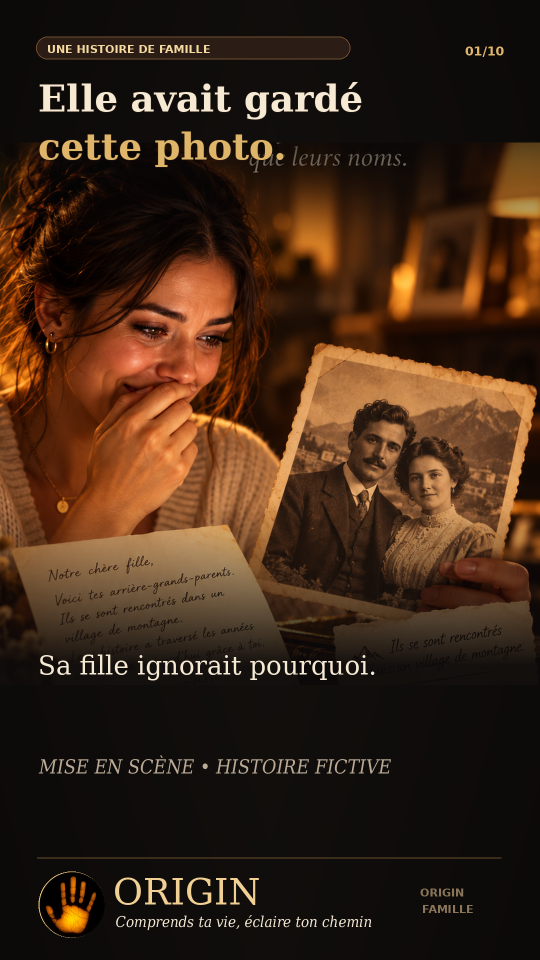
#> input picture campagnes/famille_tiktok_la_photo/VISUELS_9_16_1080x1920/01_la_photo_intrigante.png, 1080 x 1920 px, given in place of logo_origin.jpg, which was not available (shown at 1/2 size)
$ python intro_logo.py ../famille_tiktok_la_photo/VISUELS_9_16_1080x1920/01_la_photo_intrigante.png
#> lines starting #> are read from the running program, lines starting #| are printed output that depends on the picture; pictures that were not available may be replaced by others from this repository, and a replacement may not be noted
#!/usr/bin/env python3
"""Intro logo ORIGIN facon « ta-dum » Netflix — 1080x1920, 3,8 s, avec son.

0,0-0,45 s  point de lumiere -> flare anamorphique horizontal
0,45 s      « TA » : l'eclipse s'allume (revelation circulaire a bord lumineux)
0,90 s      « DUM » : flash, onde de choc, logo plein feu avec punch + aberration chromatique
0,9-2,6 s   tenue : poussee lente, rayons de lumiere, halo qui respire, poussiere doree
2,6-3,8 s   plongee dans la main : zoom accelere + trainees radiales dorees -> noir

Usage : python3 intro_logo.py [--carre]   (--carre : version 1080x1080 en plus)
"""
import os
import subprocess
import sys
import wave

import numpy as np
from PIL import Image, ImageFilter

HERE = os.path.dirname(os.path.abspath(__file__))
FPS = 30
DUR = 3.8
T_TA, T_DUM, T_DIVE = 0.45, 0.90, 2.6
GOLD = np.array([1.0, 0.76, 0.36], np.float32)


def ease(x):
    x = np.clip(x, 0, 1)
    return x * x * x * (x * (6 * x - 15) + 10)


def ease_in(x):
    return np.clip(x, 0, 1) ** 3


def ease_out(x):
    return 1 - (1 - np.clip(x, 0, 1)) ** 3


def build(W, H):
    src = Image.open(os.path.join(HERE, "logo_origin.jpg")).convert("RGB")
    sw, sh = src.size
    # centre du logo (cercle) dans le visuel source
    lcx, lcy, lr = 610 / 1220 * sw, 1340 / 2712 * sh, 300 / 1220 * sw
    scale = 0.82 * W / sw  # marge pour le mot ORIGIN pendant les zooms
    big = src.resize((int(sw * scale * 2), int(sh * scale * 2)), Image.LANCZOS)
    k = scale * 2
    cx, cy, R = lcx * k, lcy * k, lr * k

    # [6 lines left out: function cam, not called in this run]

    # rayons de lumiere precalcules (flou radial des parties claires)
    lum = np.asarray(big.convert("L"), np.float32) / 255.0
    bright = Image.fromarray((np.clip((lum - 0.55) / 0.45, 0, 1) * 255).astype(np.uint8))
    acc = np.zeros(lum.shape, np.float32)
    for s in np.linspace(1.0, 1.45, 18):
        bw, bh = big.size[0] / s, big.size[1] / s
        x0, y0 = cx - bw / 2 * 1, cy - bh / 2 * 1
        x0, y0 = cx - cx / s, cy - cy / s
        acc += np.asarray(bright.transform(big.size, Image.AFFINE, (1 / s, 0, x0, 0, 1 / s, y0), Image.BILINEAR), np.float32)
    rays = Image.fromarray(np.clip(acc / 18 * 1.6, 0, 255).astype(np.uint8)).filter(ImageFilter.GaussianBlur(6))
    rays = Image.merge("RGB", [rays] * 3)

    yy, xx = np.mgrid[0:H, 0:W].astype(np.float32)
    ocx, ocy = W / 2, H / 2
    dist = np.sqrt((xx - ocx) ** 2 + (yy - ocy) ** 2)
    R1 = R / 2  # rayon du cercle en sortie a z=1
    rng = np.random.default_rng(5)
    N = 90
    pts = dict(a=rng.uniform(0, 6.283, N), r=rng.uniform(R1 * 0.9, max(W, H) * 0.6, N),
               v=rng.uniform(0.02, 0.12, N), s=rng.uniform(1.0, 3.5, N) * W / 1080,
               b=rng.uniform(0.3, 1.0, N), ph=rng.uniform(0, 6.283, N))
    vign = (1 - 0.5 * np.clip((dist / (0.75 * max(W, H) / 2)) - 0.6, 0, 1))[..., None]

    # [85 lines left out: functions zoom_blur, chroma, frame, not called in this run]

    return frame


def sound(path):
    SR = 48000
    n = int(DUR * SR)
    L = np.zeros(n)
    Rr = np.zeros(n)
    rng = np.random.default_rng(1)

    def put(sig, t0, pan=0.0):
        i = int(t0 * SR)
        j = min(n, i + len(sig))
        L[i:j] += sig[: j - i] * np.sqrt((1 - pan) / 2)
        Rr[i:j] += sig[: j - i] * np.sqrt((1 + pan) / 2)

    def bp_noise(m, lo, hi):
        spec = np.fft.rfft(rng.standard_normal(m))
        f = np.fft.rfftfreq(m, 1 / SR)
        spec *= (f > lo) & (f < hi)
        x = np.fft.irfft(spec, m)
        return x / np.abs(x).max()

    # montee de lumiere (shimmer)
    m = int(T_TA * SR)
    tt = np.linspace(0, 1, m)
    put(bp_noise(m, 3000, 12000) * tt ** 2 * 0.12, 0)
    # TA : impact sourd
    m = int(0.6 * SR)
    t = np.arange(m) / SR
    ta = np.sin(2 * np.pi * (70 + 60 * np.exp(-t * 25)) * t) * np.exp(-t * 9) * 0.9
    ta += bp_noise(m, 100, 2000) * np.exp(-t * 40) * 0.25
    put(ta, T_TA)
    # DUM : boom + accord grave cuivre (La : 55, 110, 165, 220, 277)
    m = int((DUR - T_DUM) * SR)
    t = np.arange(m) / SR
    boom = np.sin(2 * np.pi * (38 + 45 * np.exp(-t * 7)) * t) * np.exp(-t * 1.6) * 1.0
    boom += bp_noise(m, 40, 400) * np.exp(-t * 14) * 0.5
    put(boom, T_DUM)
    env = (1 - np.exp(-t * 30)) * np.exp(-t * 0.6)
    for f, g in ((55, 0.35), (110, 0.30), (164.8, 0.22), (220, 0.15), (277.2, 0.10), (329.6, 0.07)):
        for pan, det in ((-0.5, 0.997), (0.5, 1.003)):
            saw = sum(np.sin(2 * np.pi * f * det * h * t) / h ** 1.3 for h in range(1, 9))
            put(saw * env * g * 0.5, T_DUM, pan)
    # whoosh de plongee
    m = int((DUR - T_DIVE) * SR)
    tt = np.linspace(0, 1, m)
    put(bp_noise(m, 300, 9000) * tt ** 2.5 * np.where(tt > 0.85, (1 - tt) / 0.15, 1) * 0.5, T_DIVE)
    put(np.sin(2 * np.pi * np.cumsum(300 + 1500 * tt ** 2) / SR) * tt ** 3 * 0.06, T_DIVE)

    # reverb
    out = np.stack([L, Rr], 1)
    m = int(2.2 * SR)
    t = np.arange(m) / SR
    size = 1 << int(np.ceil(np.log2(n + m)))
    for c in range(2):
        ir = rng.standard_normal(m) * np.exp(-t / 0.5)
        ir /= np.sqrt((ir ** 2).sum())
        wet = np.fft.irfft(np.fft.rfft(out[:, c], size) * np.fft.rfft(ir, size), size)[:n]
        out[:, c] = out[:, c] + wet * 0.9
    out = np.tanh(out * 1.3)
    out /= np.abs(out).max() / 0.9
    fade = int(0.25 * SR)
    out[-fade:] *= np.linspace(1, 0, fade)[:, None]
    with wave.open(path, "wb") as w:
        w.setnchannels(2)
        w.setsampwidth(2)
        w.setframerate(SR)
        w.writeframes((out * 32767).astype("<i2").tobytes())


def render(W, H, name, wav):
    frame = build(W, H)
#> in build, src is the input picture: PIL image 1080x1920 RGB; mean R, G, B 62, 39.4, 23.3
#> in build, `big = src.resize((int(sw * scale * 2), int(sh * scale * 2)), Image.LAN..`:
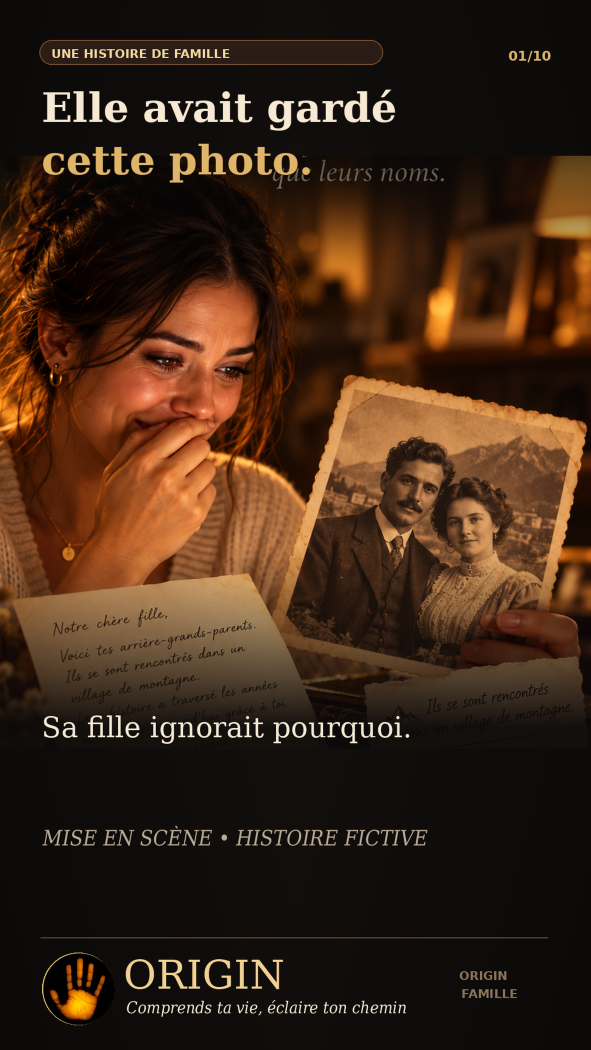
#> big: PIL image 1771x3148 RGB (shown at 1/3 size); mean R, G, B 62, 39.4, 23.3
#> in build, `lum = np.asarray(big.convert("L"), np.float32) / 255.0`:
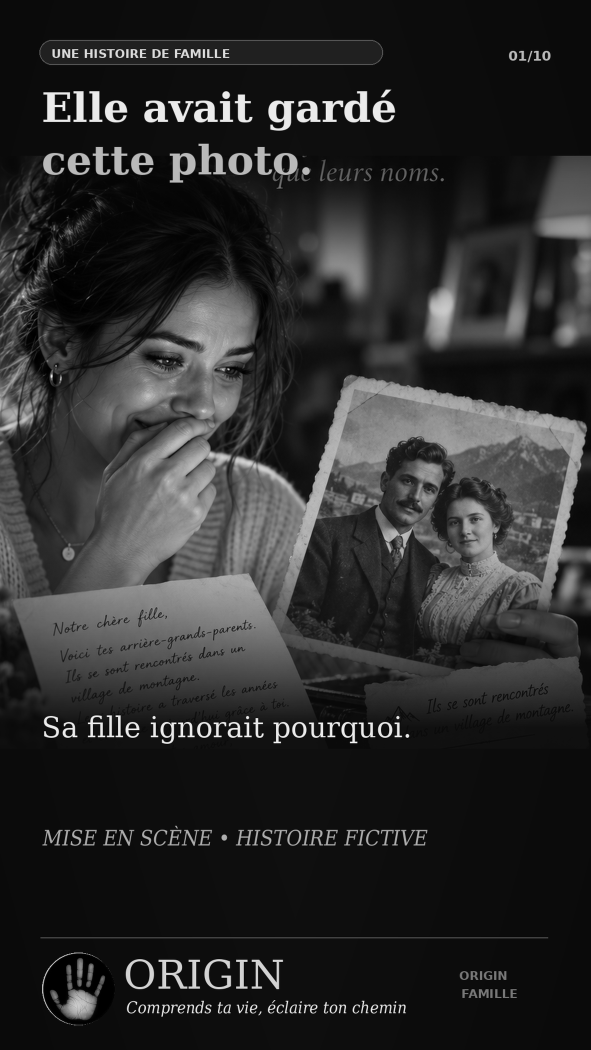
#> lum: shape (3148, 1771) float32 (shown at 1/3 size); min 0, max 1, mean 0.174
#> in build, `bright = Image.fromarray((np.clip((lum - 0.55) / 0.45, 0, 1) * 255).as..`:
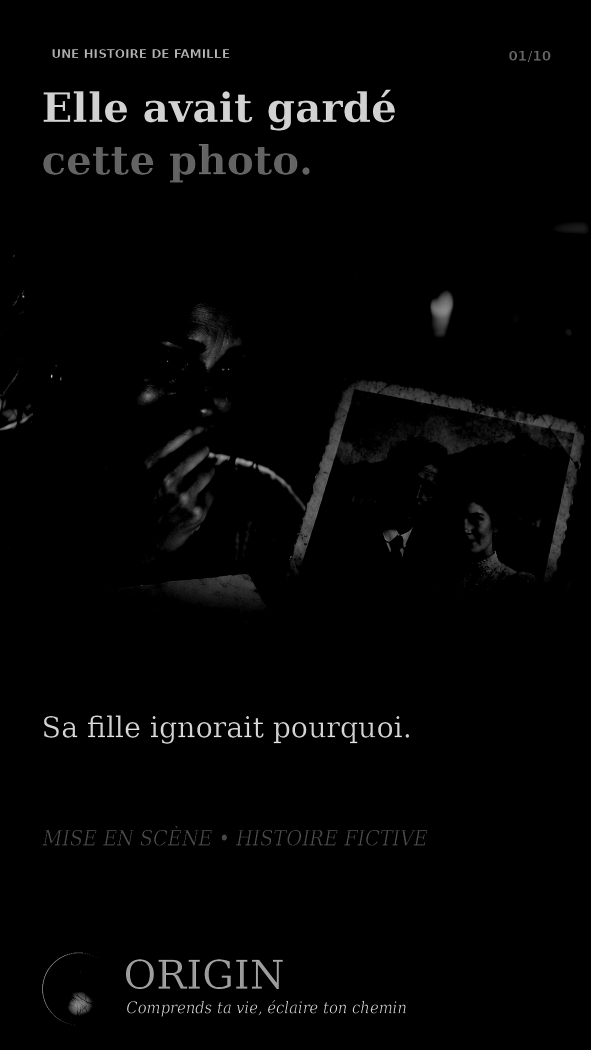
#> bright: PIL image 1771x3148 L (shown at 1/3 size); min 0, max 255, mean 4.7
#> the loop in build, `for s in np.linspace(1.0, 1.45, 18):` made 18 passes
#> pass 2, in build, `acc += np.asarray(bright.transform(big.size, Image.AFFINE, (1 / s, 0, ..`:
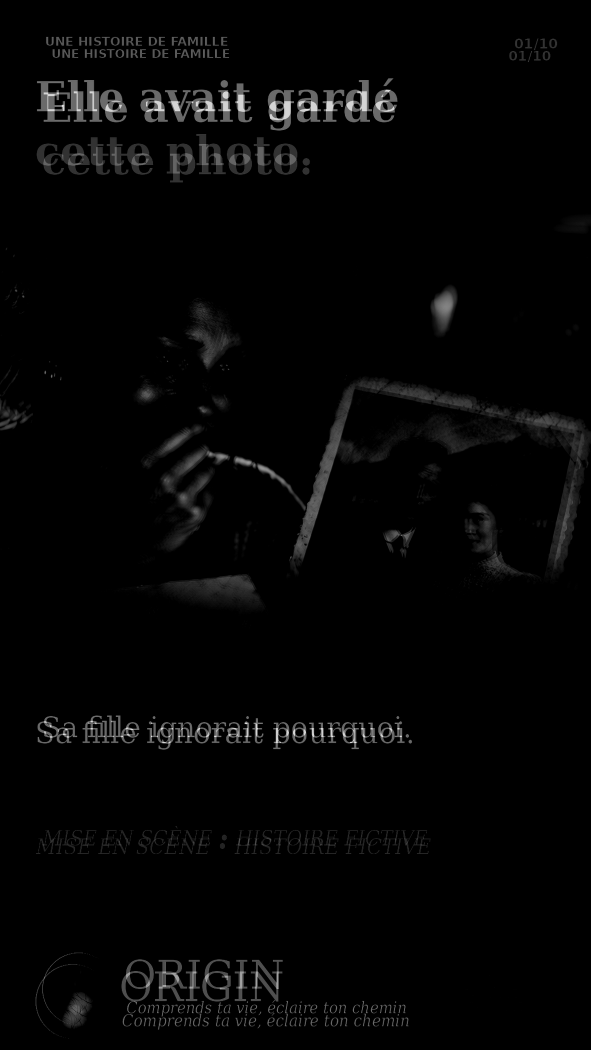
#> acc: shape (3148, 1771) float32 (shown at 1/3 size); min 0, max 504, mean 9.7; drawn with min black and max white
#> pass 3, in build, `acc += np.asarray(bright.transform(big.size, Image.AFFINE, (1 / s, 0, ..`:
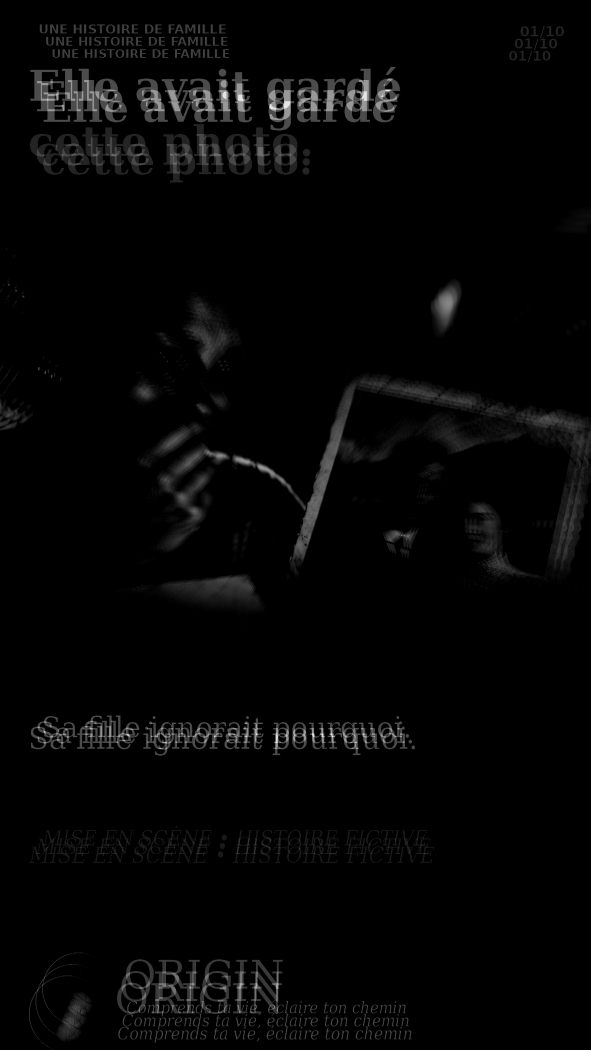
#> acc: shape (3148, 1771) float32 (shown at 1/3 size); min 0, max 701, mean 14.8; drawn with min black and max white
#> after the loop in build, `for s in np.linspace(1.0, 1.45, 18):`:
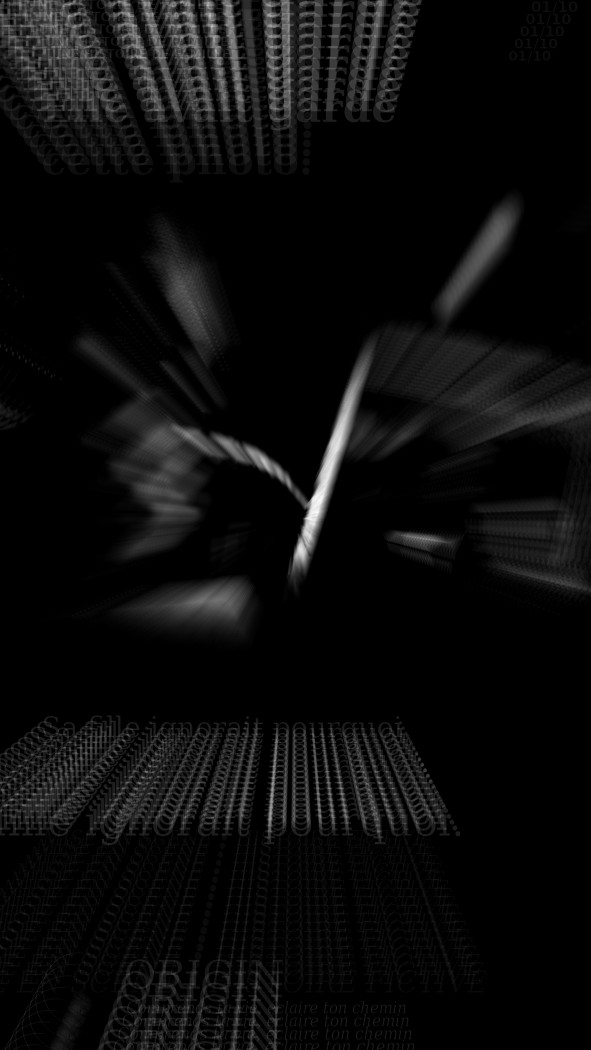
#> acc: shape (3148, 1771) float32 (shown at 1/3 size); min 0, max 1738, mean 86.2; drawn with min black and max white
#> in build, `rays = Image.fromarray(np.clip(acc / 18 * 1.6, 0, 255).astype(np.uint8..`:
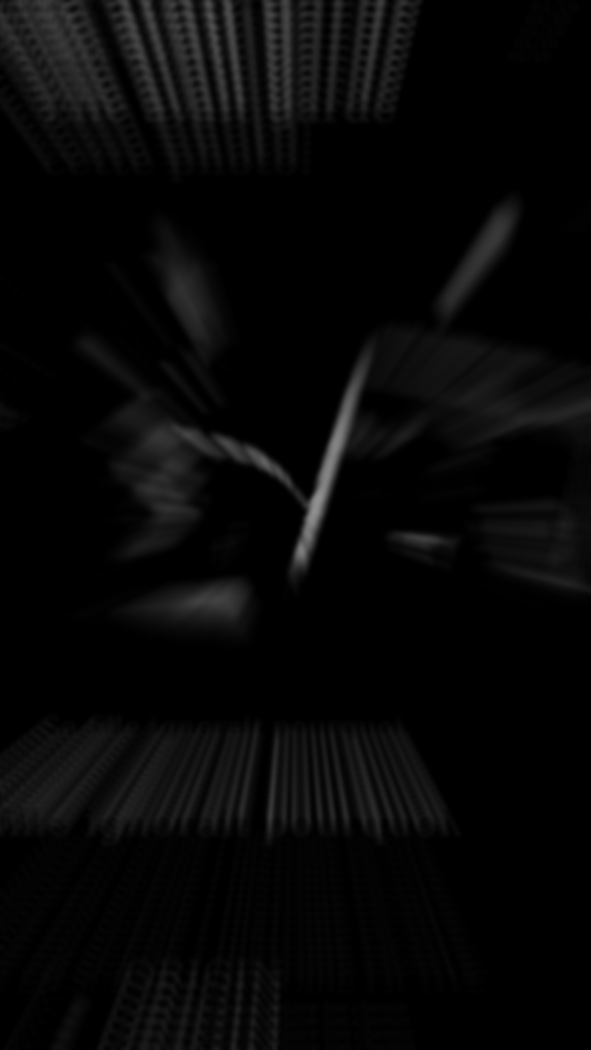
#> rays: PIL image 1771x3148 L (shown at 1/3 size); min 0, max 145, mean 7.4
    out = os.path.join(HERE, name)
    cmd = ["ffmpeg", "-y", "-loglevel", "error", "-f", "rawvideo", "-pix_fmt", "rgb24", "-s", f"{W}x{H}",
           "-r", str(FPS), "-i", "-", "-i", wav, "-c:v", "libx264", "-preset", "slow", "-crf", "18",
           "-pix_fmt", "yuv420p", "-c:a", "aac", "-b:a", "192k", "-t", str(DUR), "-movflags", "+faststart", out]
#> (the run stopped early here; a loop or call above may not have finished)

$ run again, on campagnes/famille_tiktok_la_photo/VISUELS_9_16_1080x1920/02_une_confidence.png
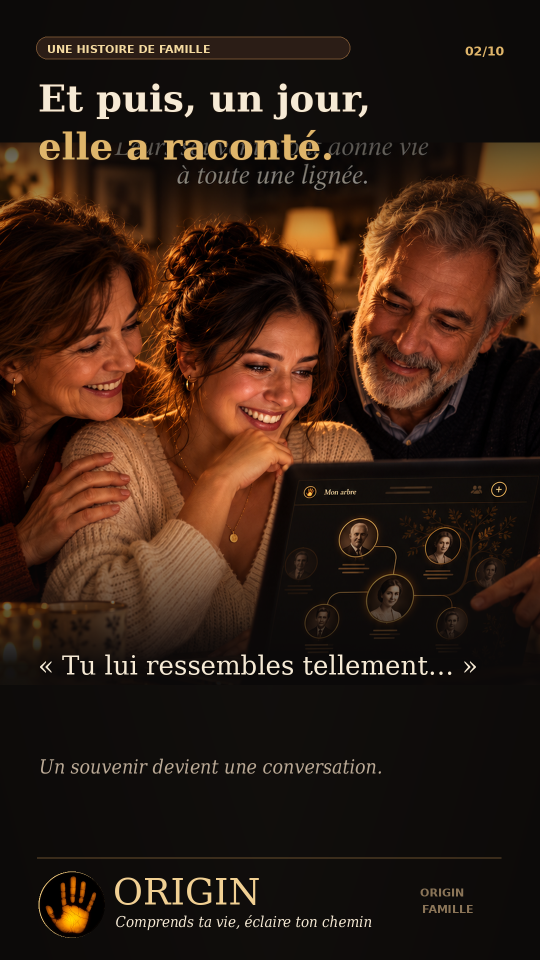
#> input picture campagnes/famille_tiktok_la_photo/VISUELS_9_16_1080x1920/02_une_confidence.png, 1080 x 1920 px, given in place of logo_origin.jpg, which was not available (shown at 1/2 size)
#> in build, src is the input picture: PIL image 1080x1920 RGB; mean R, G, B 50.9, 31.4, 20.1
#> after the loop in build, `for s in np.linspace(1.0, 1.45, 18):`:
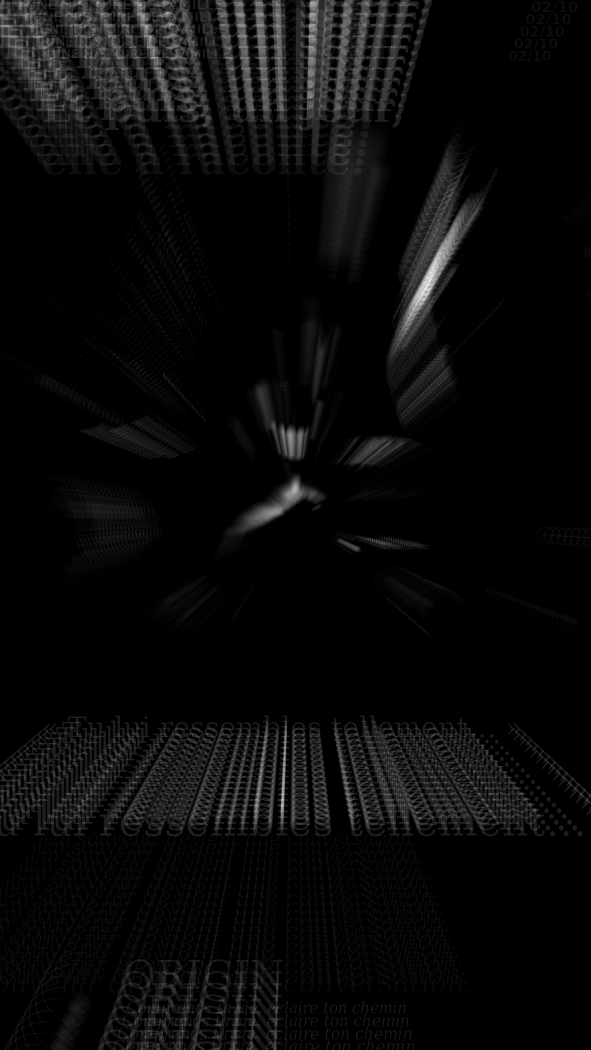
#> acc: shape (3148, 1771) float32 (shown at 1/3 size); min 0, max 1722, mean 69.8; drawn with min black and max white
#> in build, `rays = Image.fromarray(np.clip(acc / 18 * 1.6, 0, 255).astype(np.uint8..`:
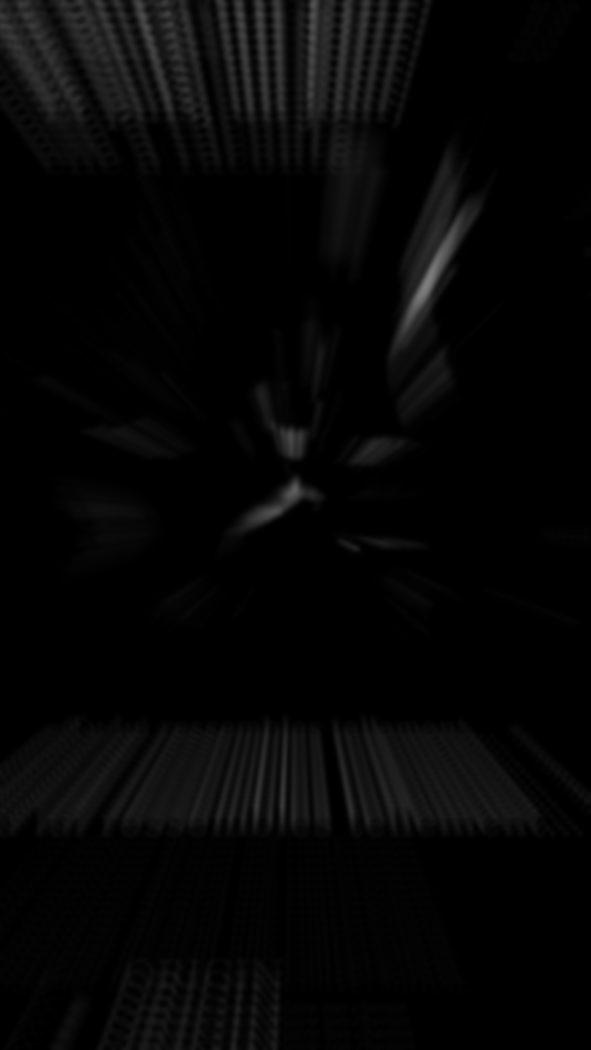
#> rays: PIL image 1771x3148 L (shown at 1/3 size); min 0, max 126, mean 6
